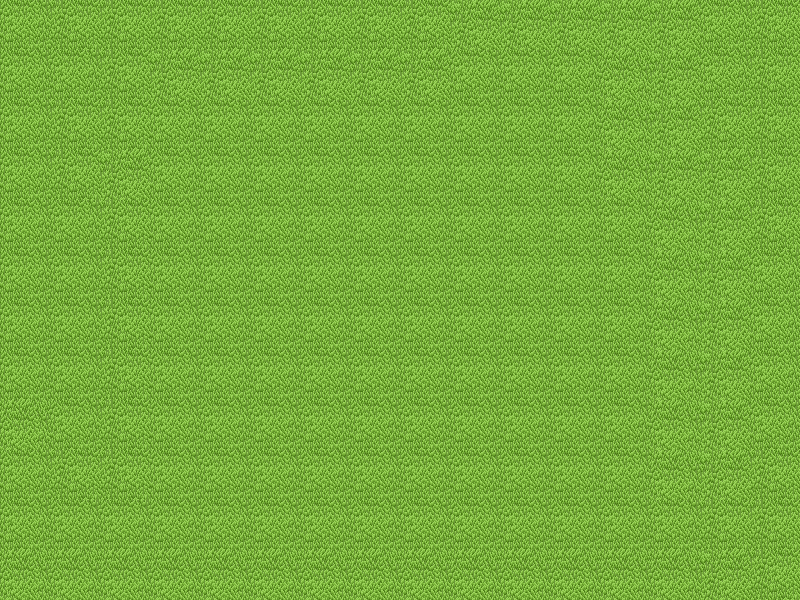

Below is a game level as drawn by its tile map, then a one-line description and the .tmx that defines it (tile-layer data replaced by summaries):
An orthogonal 16x12 tile map with 50x50 px tiles, 1 tile layer (unmowed grass), 12 tilesets and 168 objects (healthcookie, 150,70,13).

<map version="1.0" orientation="orthogonal" renderorder="right-down" width="16" height="12" tilewidth="50" tileheight="50" nextobjectid="222">
 <tileset firstgid="1" name="mowed_grass" tilewidth="50" tileheight="50">
  <image source="mowed_grass.png" width="128" height="128" />
 </tileset>
 <tileset firstgid="5" name="oak-tree-50x50-transparent" tilewidth="50" tileheight="50">
  <image source="oak-tree-50x50-transparent.gif" width="50" height="50" />
 </tileset>
 <tileset firstgid="6" name="gravel" tilewidth="50" tileheight="50">
  <image source="gravel.png" width="50" height="50" />
 </tileset>
 <tileset firstgid="7" name="grandma_placeholder" tilewidth="50" tileheight="50">
  <image source="grandma_placeholder.png" width="50" height="50" />
 </tileset>
 <tileset firstgid="8" name="gnome_placeholder" tilewidth="50" tileheight="50">
  <image source="gnome_placeholder.png" width="50" height="50" />
 </tileset>
 <tileset firstgid="9" name="grass" tilewidth="50" tileheight="50">
  <image source="grass.png" width="50" height="50" />
 </tileset>
 <tileset firstgid="10" name="mower placeholder" tilewidth="50" tileheight="50">
  <image source="mower placeholder.png" width="50" height="50" />
 </tileset>
 <tileset firstgid="11" name="chocolatechip50x50" tilewidth="50" tileheight="50">
  <image source="chocolatechip50x50.gif" width="50" height="50" />
 </tileset>
 <tileset firstgid="12" name="fence bottom" tilewidth="50" tileheight="50">
  <image source="fence bottom.png" width="50" height="50" />
 </tileset>
 <tileset firstgid="13" name="fence top" tilewidth="50" tileheight="50">
  <image source="fence top.png" width="50" height="50" />
 </tileset>
 <tileset firstgid="14" name="fence left" tilewidth="50" tileheight="50">
  <image source="fence left.png" width="50" height="50" />
 </tileset>
 <tileset firstgid="15" name="fence right" tilewidth="50" tileheight="50">
  <image source="fence right.png" width="50" height="50" />
 </tileset>
 <layer name="unmowed grass" width="16" height="12">
  <data>[192 cells, 192 non-empty, 4 distinct tile ids]</data>
 </layer>
 <objectgroup name="grass">
  <object id="7" gid="1" x="150" y="100" />
  <object id="8" gid="1" x="150" y="100" />
  <object id="9" gid="1" x="450" y="150" />
  <object id="10" gid="1" x="550" y="200" />
  <object id="11" gid="1" x="550" y="200" />
  <object id="12" gid="1" x="550" y="350" />
  <object id="13" gid="1" x="500" y="400" />
  <object id="14" gid="1" x="350" y="400" />
  <object id="15" gid="1" x="350" y="400" />
  <object id="16" gid="9" x="150" y="100" />
  <object id="17" gid="9" x="150" y="150" />
  <object id="18" gid="9" x="150" y="200" />
  <object id="19" gid="9" x="150" y="250" />
  <object id="20" gid="9" x="150" y="300" />
  <object id="21" gid="9" x="150" y="400" />
  <object id="22" gid="9" x="150" y="350" />
  <object id="23" gid="9" x="150" y="450" />
  <object id="24" gid="9" x="150" y="500" />
  <object id="25" gid="9" x="150" y="550" />
  <object id="26" gid="9" x="200" y="550" />
  <object id="27" gid="9" x="200" y="500" />
  <object id="28" gid="9" x="200" y="450" />
  <object id="29" gid="9" x="200" y="400" />
  <object id="30" gid="9" x="200" y="350" />
  <object id="31" gid="9" x="200" y="300" />
  <object id="32" gid="9" x="200" y="200" />
  <object id="33" gid="9" x="200" y="250" />
  <object id="34" gid="9" x="200" y="100" />
  <object id="35" gid="9" x="200" y="150" />
  <object id="36" gid="9" x="250" y="100" />
  <object id="37" gid="9" x="250" y="150" />
  <object id="38" gid="9" x="250" y="200" />
  <object id="39" gid="9" x="250" y="300" />
  <object id="40" gid="9" x="250" y="250" />
  <object id="41" gid="9" x="250" y="400" />
  <object id="42" gid="9" x="250" y="450" />
  <object id="43" gid="9" x="250" y="500" />
  <object id="44" gid="9" x="250" y="550" />
  <object id="45" gid="9" x="250" y="350" />
  <object id="46" gid="9" x="300" y="100" />
  <object id="47" gid="9" x="300" y="150" />
  <object id="48" gid="9" x="300" y="200" />
  <object id="49" gid="9" x="300" y="250" />
  <object id="50" gid="9" x="300" y="300" />
  <object id="51" gid="9" x="300" y="350" />
  <object id="52" gid="9" x="300" y="400" />
  <object id="53" gid="9" x="300" y="450" />
  <object id="54" gid="9" x="300" y="500" />
  <object id="56" gid="9" x="300" y="550" />
  <object id="57" gid="9" x="350" y="100" />
  <object id="58" gid="9" x="350" y="150" />
  <object id="59" gid="9" x="350" y="250" />
  <object id="60" gid="9" x="350" y="200" />
  <object id="61" gid="9" x="350" y="300" />
  <object id="62" gid="9" x="350" y="300" />
  <object id="63" gid="9" x="350" y="350" />
  <object id="64" gid="9" x="350" y="400" />
  <object id="65" gid="9" x="350" y="450" />
  <object id="66" gid="9" x="350" y="500" />
  <object id="67" gid="9" x="350" y="550" />
  <object id="68" gid="9" x="400" y="550" />
  <object id="69" gid="9" x="400" y="500" />
  <object id="76" gid="9" x="400" y="450" />
  <object id="77" gid="9" x="400" y="400" />
  <object id="78" gid="9" x="400" y="350" />
  <object id="79" gid="9" x="400" y="300" />
  <object id="80" gid="9" x="400" y="250" />
  <object id="81" gid="9" x="400" y="200" />
  <object id="82" gid="9" x="400" y="150" />
  <object id="83" gid="9" x="400" y="100" />
  <object id="84" gid="9" x="450" y="100" />
  <object id="85" gid="9" x="450" y="150" />
  <object id="86" gid="9" x="450" y="200" />
  <object id="87" gid="9" x="450" y="250" />
  <object id="88" gid="9" x="450" y="300" />
  <object id="89" gid="9" x="450" y="350" />
  <object id="90" gid="9" x="450" y="400" />
  <object id="91" gid="9" x="450" y="450" />
  <object id="92" gid="9" x="450" y="500" />
  <object id="93" gid="9" x="450" y="550" />
  <object id="94" gid="9" x="500" y="550" />
  <object id="95" gid="9" x="500" y="500" />
  <object id="96" gid="9" x="500" y="450" />
  <object id="97" gid="9" x="500" y="400" />
  <object id="98" gid="9" x="500" y="350" />
  <object id="99" gid="9" x="500" y="300" />
  <object id="100" gid="9" x="500" y="250" />
  <object id="101" gid="9" x="500" y="200" />
  <object id="102" gid="9" x="500" y="100" />
  <object id="103" gid="9" x="500" y="150" />
  <object id="104" gid="9" x="550" y="100" />
  <object id="105" gid="9" x="550" y="150" />
  <object id="106" gid="9" x="600" y="150" />
  <object id="107" gid="9" x="600" y="100" />
  <object id="108" gid="9" x="600" y="200" />
  <object id="109" gid="9" x="600" y="250" />
  <object id="110" gid="9" x="600" y="350" />
  <object id="111" gid="9" x="600" y="300" />
  <object id="112" gid="9" x="550" y="200" />
  <object id="113" gid="9" x="550" y="250" />
  <object id="114" gid="9" x="550" y="300" />
  <object id="115" gid="9" x="550" y="400" />
  <object id="116" gid="9" x="550" y="350" />
  <object id="117" gid="9" x="600" y="400" />
  <object id="118" gid="9" x="600" y="450" />
  <object id="119" gid="9" x="600" y="550" />
  <object id="120" gid="9" x="600" y="500" />
  <object id="121" gid="9" x="550" y="550" />
  <object id="122" gid="9" x="550" y="500" />
  </objectgroup>
 <objectgroup name="tree">
  <!-- 10 objects omitted --></objectgroup>
 <objectgroup name="bush" />
 <objectgroup name="house" />
 <objectgroup name="grandma">
  <!-- 1 objects omitted --></objectgroup>
 <objectgroup name="gnome">
  <!-- 3 objects omitted --></objectgroup>
 <objectgroup name="gravel">
  <!-- 2 objects omitted --></objectgroup>
 <objectgroup name="cookies">
  <!-- 1 objects omitted --></objectgroup>
 <objectgroup name="branch" />
 <objectgroup name="mower">
  <!-- 1 objects omitted --></objectgroup>
 <objectgroup name="fence bottom">
  <!-- 10 objects omitted --></objectgroup>
 <objectgroup name="fence top">
  <!-- 10 objects omitted --></objectgroup>
 <objectgroup name="fence left">
  <!-- 10 objects omitted --></objectgroup>
 <objectgroup name="fence right">
  <!-- 10 objects omitted --></objectgroup>
</map>
<!-- 59 of 168 objects omitted -->
